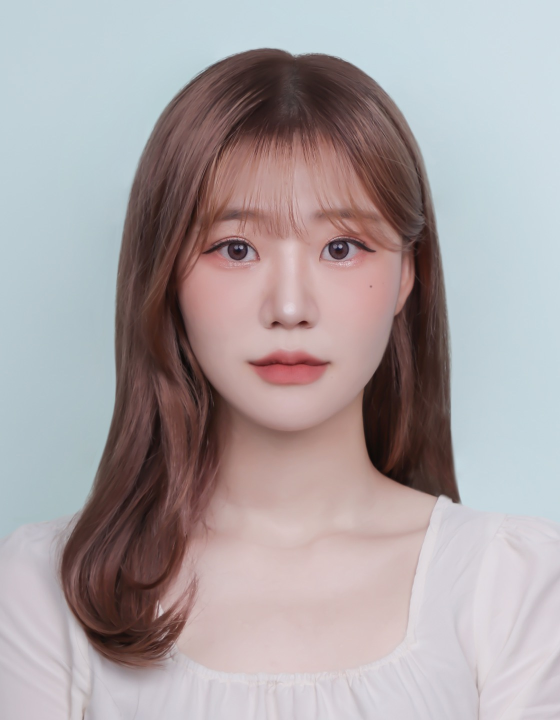
//> input picture chapter4/psy.jpg, 1120 x 1440 px (shown at 1/2 size)
$ ./ch4.main   (built with g++ and OpenCV 4)
//> lines starting //> are read from the running program, lines starting //| are printed output that depends on the picture
//  관심영역 Region of Interset(ROI) 사용 법 //

#include <opencv2/opencv.hpp>
using namespace cv;

bool mouse_is_pressing = false;
int start_x = -1, start_y = -1; // 마우스 클릭 X 상태
Mat img_color;

void mouse_callback(int event, int x, int y, int flags, void* userdata)
{
	Mat img_result = img_color.clone(); //img_color copy하여 img_result 생성

	if (event == EVENT_LBUTTONDOWN)
	{
		mouse_is_pressing = true;
		start_x = x;
		start_y = y;

		circle(img_result, Point(x, y), 10, Scalar(0, 255, 0), -1);
		// (대상이미지, 원의 중심 좌표, 반지름, 원 색상(초록), 원 내부 채워짐)
		imshow("img_color", img_result);
	}
	else if (event == EVENT_MOUSEMOVE)
	{
		if (mouse_is_pressing)
		{
			rectangle(img_result, Point(start_x, start_y), Point(x, y), Scalar(0, 255, 0), 3);

			imshow("img_color", img_result);
		}
	}
	else if (event == EVENT_LBUTTONUP)
	{
		mouse_is_pressing = false;
		Mat img_psy(img_color, Rect(start_x, start_y, x - start_x, y - start_y));
		cvtColor(img_psy, img_psy, COLOR_BGR2GRAY);
		cvtColor(img_psy, img_psy, COLOR_GRAY2BGR);

		img_psy.copyTo(img_result(Rect(start_x, start_y, x - start_x, y - start_y)));
		imshow("img_color", img_result);
		imshow("img_psy", img_psy);
	}

}
int main()
{
	img_color = imread("psy.jpg", IMREAD_COLOR);
//> img_color is the input picture: 1440 rows x 1120 cols, CV_8UC3; mean B, G, R 163.3, 161.4, 170.4

	Size newSize(480, 640);
	resize(img_color, img_color, newSize);
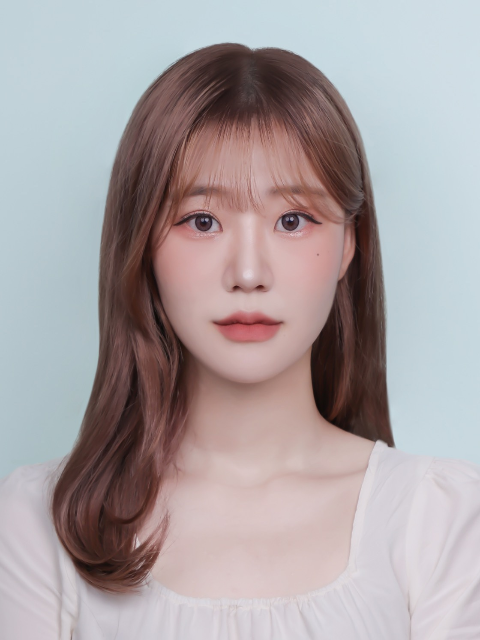
//> img_color: 640 rows x 480 cols, CV_8UC3; mean B, G, R 163.2, 161.4, 170.4

	imshow("img_color", img_color);
	setMouseCallback("img_color", mouse_callback);

	waitKey(0);
//> the left mouse button is pressed at (120, 160)
//> the mouse is dragged to (240, 320)
//> the mouse is dragged to (360, 480)
//> call 3 of mouse_callback, with event = 0, x = 360, y = 480, flags = 1
//> in mouse_callback (call 3), `rectangle(img_result, Point(start_x, start_y), Point(x, y), Scalar(0, ..`:
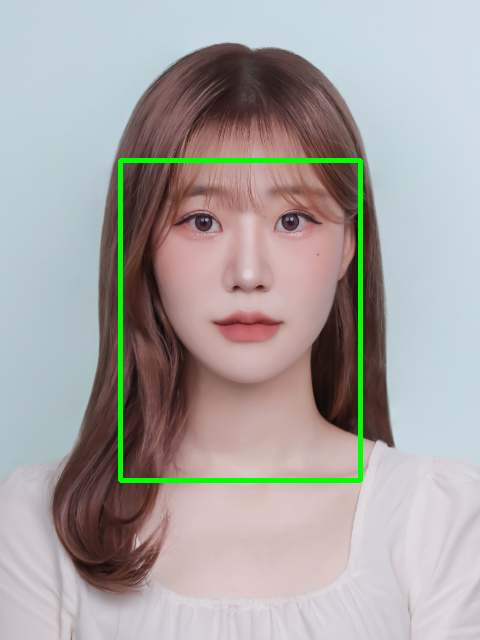
//> img_result: 640 rows x 480 cols, CV_8UC3; mean B, G, R 161.7, 164.4, 168.3
//> the button is released at (360, 480)
//> call 4 of mouse_callback, with event = 4, x = 360, y = 480, flags = 0
//> in mouse_callback (call 4), `Mat img_psy(img_color, Rect(start_x, start_y, x - start_x, y - start_y..`:
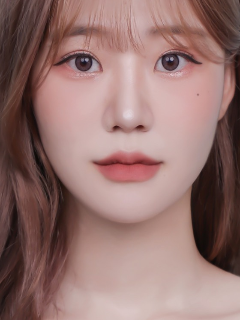
//> img_psy: 320 rows x 240 cols, CV_8UC3; mean B, G, R 111, 114.9, 148.1
//> in mouse_callback (call 4), `cvtColor(img_psy, img_psy, COLOR_BGR2GRAY);`:
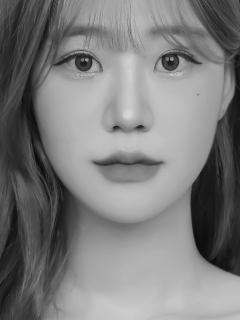
//> img_psy: 320 rows x 240 cols, CV_8UC1; min 10, max 218, mean 124.4
//> in mouse_callback (call 4), `img_psy.copyTo(img_result(Rect(start_x, start_y, x - start_x, y - star..`:
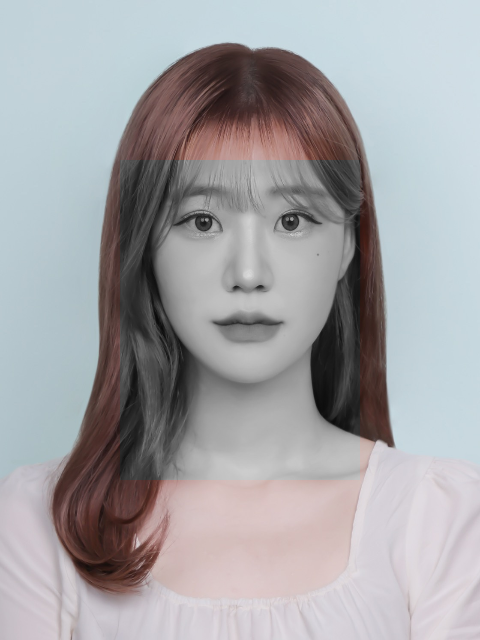
//> img_result: 640 rows x 480 cols, CV_8UC3; mean B, G, R 166.6, 163.8, 164.5
	destroyAllWindows();
}
